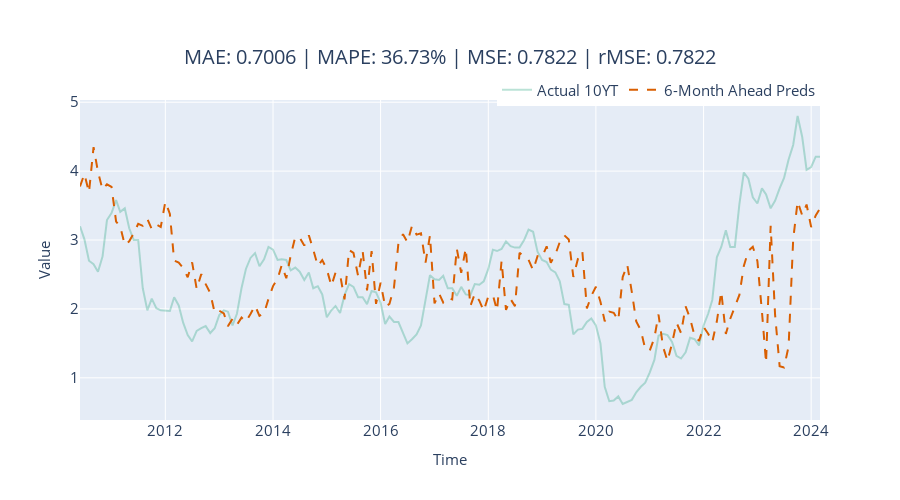

Here is the notebook cell this chart was saved with:
### Code cell
# create dataframe for plotting 
to_plot = pd.DataFrame(format_y_pred(step1_preds, "preds"))
to_plot = to_plot.join(format_y_pred(step1_act, "act"))

# plot results 
fig = plot_forecast(to_plot, forecast_columns=["preds"], forecast_display_names=['6-Month Ahead Preds'])
fig = format_plot(fig, title=f"MAE: {metrics['MAE']:.4f} | MAPE: {metrics['MAPE']:.2f}% | MSE: {metrics['MSE']:.4f} | rMSE: {metrics['rMSE']:.4f}")
fig.show()

### Figure 1 — Plotly figure (JSON) as saved in the notebook; plotly's stock layout.template omitted (floating-point values rounded to 4 significant figures; data arrays with more than 128 entries replaced by an {"elided": "..."} marker saying what was removed)
{"data": [{"line": {"color": "rgba(27,158,119, 0.3)"}, "mode": "lines", "name": "Actual 10YT", "type": "scatter", "x": {"elided": "166 str values"}, "y": {"elided": "166 float values"}}, {"line": {"color": "rgba(217,95,2, 1)", "dash": "dash"}, "mode": "lines", "name": "6-Month Ahead Preds", "type": "scatter", "x": {"elided": "166 str values"}, "y": {"elided": "166 float values"}}], "layout": {"autosize": false, "height": 500, "legend": {"font": {"size": 15}, "orientation": "h", "title": {}, "x": 1, "xanchor": "right", "y": 0.98, "yanchor": "bottom"}, "title": {"font": {"size": 20}, "text": "MAE: 0.7006 | MAPE: 36.73% | MSE: 0.7822 | rMSE: 0.7822", "x": 0.5, "xanchor": "center", "yanchor": "top"}, "width": 900, "xaxis": {"autorange": true, "range": ["2010-06-01", "2024-03-01"], "tickfont": {"size": 15}, "title": {"font": {"size": 15}, "text": "Time"}, "type": "date"}, "yaxis": {"autorange": true, "range": [0.3878, 5.032], "tickfont": {"size": 15}, "title": {"font": {"size": 15}, "text": "Value"}, "type": "linear"}}}
